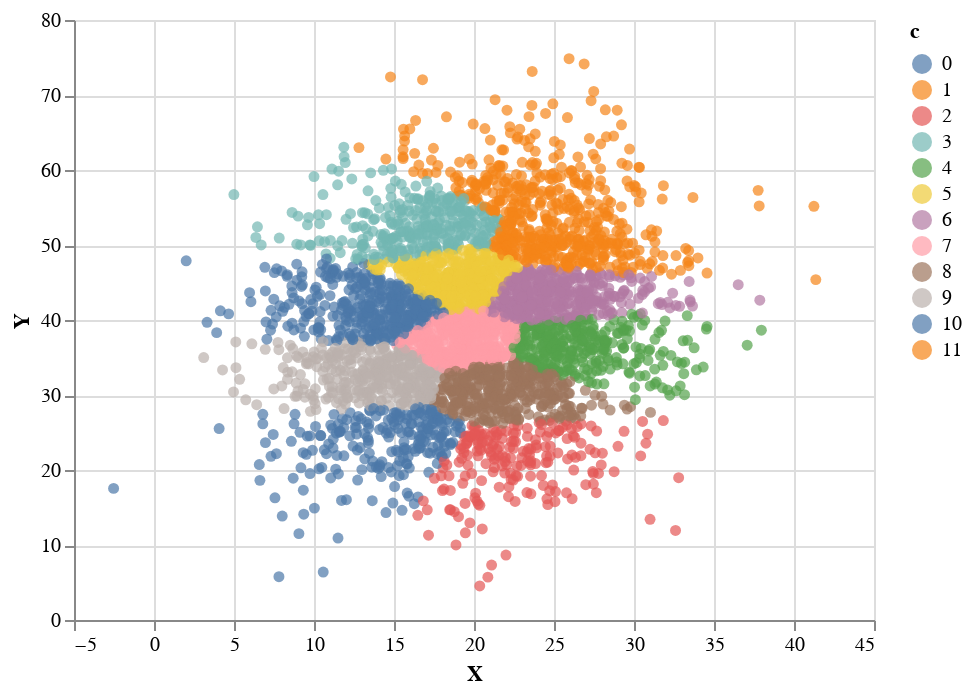

Notebook cell for this chart:
### Code cell
display_with_class(pdf)

### Figure 1 — Vega-Lite specification as saved in the notebook (floating-point values rounded to 4 significant figures; data arrays with more than 128 entries replaced by an {"elided": "..."} marker saying what was removed)
{"config": {"view": {"continuousWidth": 400, "continuousHeight": 300}}, "data": {"name": "data-cbfd4dbbd2f8423ebc0b1286c90c89ef"}, "mark": "circle", "encoding": {"color": {"type": "nominal", "field": "c"}, "x": {"type": "quantitative", "field": "X"}, "y": {"type": "quantitative", "field": "Y"}}, "$schema": "https://vega.github.io/schema/vega-lite/v4.8.1.json", "datasets": {"data-cbfd4dbbd2f8423ebc0b1286c90c89ef": {"elided": "3946 records"}}}
